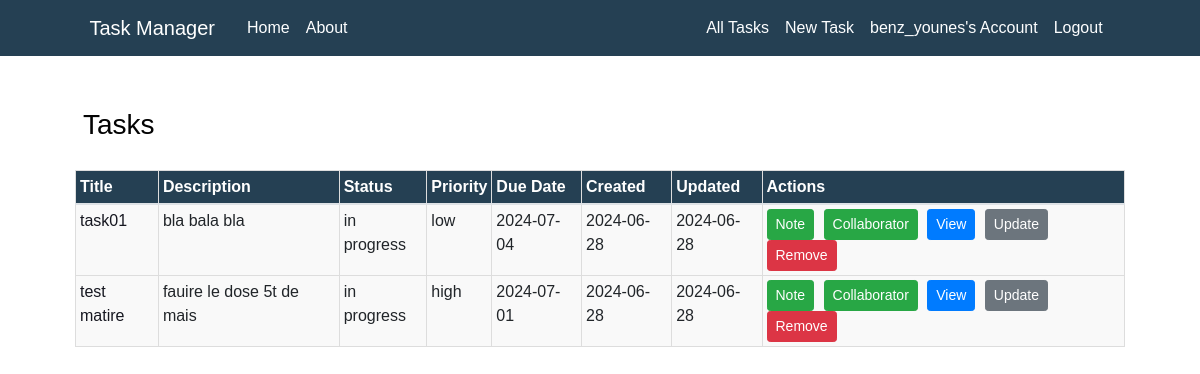
The page /tasks (signed in) on the database its author committed.
### TaskManager/models.py (models this page shows, shortened)
class User(db.Model, UserMixin):
    id = db.Column(db.Integer, primary_key=True)
    username = db.Column(db.String(50), unique=True, nullable=False)
    email = db.Column(db.String(100), unique=True, nullable=False)
    password = db.Column(db.String(255), nullable=False)
    date_joined = db.Column(db.DateTime, default=datetime.now)
    last_login = db.Column(db.DateTime, default=datetime.now)
    tasks = db.relationship('Task', backref='user', lazy=True)
    task_collaborators = db.relationship('TaskCollaborator', backref='user', lazy=True)

class Task(db.Model):
    id = db.Column(db.Integer, primary_key=True)
    user_id = db.Column(db.Integer, db.ForeignKey('user.id'), nullable=False)
    title = db.Column(db.String(255), nullable=False)
    description = db.Column(db.Text)
    status = db.Column(db.Enum('in progress', 'completed', 'pending'), default='in progress')
    priority = db.Column(db.Enum('low', 'medium', 'high'), default='medium')
    due_date = db.Column(db.DateTime, default=datetime.utcnow)
    created_at = db.Column(db.DateTime, default=datetime.utcnow)
    updated_at = db.Column(db.DateTime, default=datetime.utcnow, onupdate=datetime.utcnow)
    notes = db.relationship(
        'Note', backref='task', lazy=True, cascade='all, delete-orphan')
    task_collaborators = db.relationship(
        'TaskCollaborator', backref='task', lazy=True, cascade='all, delete-orphan')

### TaskManager/routes.py (the view)
@app.route("/tasks")
@login_required
def all_tasks():
    tasks = current_user.tasks
    return render_template('all_tasks.html', tasks=tasks)

### TaskManager/models.py (called while the page is built)
@login_manager.user_loader
def load_user(user_id):
    return User.query.get(int(user_id))

### TaskManager/templates/all_tasks.html (shortened to what this page needs)
{% extends "layout.html" %}
{% import 'macros.html' as macros %}
{% block content %}
    <h3 class="content-section">Tasks</h3>
    <table class="table table-bordered">
        <thead class="bg-steel">
            <tr>
                <th>Title</th>
                <th>Description</th>
                <th>Status</th>
                <th>Priority</th>
                <th>Due Date</th>
                <th>Created</th>
                <th>Updated</th>
                <th>Actions</th>
            </tr>
        </thead>
        <tbody>
            {% for task in tasks %}
                <tr>
                    <td class="article-title">{{ task.title }}</td>
                    <td class="article-content">{{ task.description }}</td>
                    <td>{{ task.status }}</td>
                    <td>{{ task.priority }}</td>
                    <td>{{ task.due_date.strftime('%Y-%m-%d') }}</td>
                    <td>{{ task.created_at.strftime('%Y-%m-%d') }}</td>
                    <td>{{ task.updated_at.strftime('%Y-%m-%d') }}</td>
                    <td class="table-actions">
                        <a href="{{ url_for('new_note', task_id=task.id) }}" class="btn btn-success btn-sm">
                             Note
                        </a>
                        <a href="{{ url_for('new_collaborator', task_id=task.id) }}" class="btn btn-success btn-sm">
                             Collaborator
                        </a>
                        <a href="{{ url_for('task', task_id=task.id) }}" class="btn btn-primary btn-sm">View</a>
                        <a href="{{ url_for('update_task', task_id=task.id) }}" class="btn btn-secondary btn-sm">Update</a>
                        <button type="button" class="btn btn-danger btn-sm" data-toggle="modal" data-target="#deleteModal{{ task.id }}">
                            Remove
                        </button>
                    </td>
                </tr>
            {% endfor %}
        </tbody>
    </table>
{% endblock content %}

### TaskManager/templates/layout.html (shortened to what this page needs)
<!DOCTYPE html>
<html>
<head>
    <link rel="stylesheet" href="https://maxcdn.bootstrapcdn.com/bootstrap/4.0.0/css/bootstrap.min.css">
    <link rel="stylesheet" type="text/css" href="{{ url_for('static', filename='main.css') }}">
</head>
<body>
    <header class="site-header">
      <nav class="navbar navbar-expand-md navbar-dark bg-steel fixed-top">
        <div class="container">
          <a class="navbar-brand mr-4" href="/">Task Manager</a>
          <div class="collapse navbar-collapse" id="navbarToggle">
            <div class="navbar-nav mr-auto">
              <a class="nav-item nav-link" href="{{ url_for('home') }}">Home</a>
              <a class="nav-item nav-link" href="{{ url_for('about') }}">About</a>
            </div>
            <div class="navbar-nav">
              {% if current_user.is_authenticated %}
                <a class="nav-item nav-link" href="{{ url_for('all_tasks') }}"> All Tasks </a>
                <a class="nav-item nav-link" href="{{ url_for('new_task') }}">New Task</a>
                <a class="nav-item nav-link" href="{{ url_for('account') }}">{{ current_user.username }}'s Account</a>
                <a class="nav-item nav-link" href="{{ url_for('logout') }}">Logout</a>
              {% else %}
                <a class="nav-item nav-link" href="{{ url_for('login') }}">Login</a>
                <a class="nav-item nav-link" href="{{ url_for('register') }}">Register</a>
              {% endif %}
            </div>
          </div>
        </div>
      </nav>
    </header>
    <main role="main" class="container">
      <div class="row">
        <div class="col-md-12">
          {% block content %}{% endblock %}
        </div>
      </div>
    </main>
  </body>
</html>

### TaskManager/static/main.css (style rules this page uses)
body { width: 100%; height: 100vh; font-family: Arial, sans-serif; background-image: url('my-main.jpg'); background-position: center; background-size: cover; position: relative; margin-top: 5rem; }
h1, h2, h3, h4, h5, h6 { color: #030303; }
.bg-steel { background-color: #254053; color: #ffffff; }
.table { width: 100%; margin: 20px 0; border-collapse:collapse; }
.table th, .table td { border: 1px solid #dddddd; padding: 4px; text-align: left; }
.table th { background-color: #254053; color: #ffffff; }
.table td { background-color: #f9f9f9; }
.table-actions a { margin-right: 5px; }
.container { width: 90%; max-width: 1200px; margin: 0 auto; }
.content-section { background: #ffffff; padding: 8px; border-radius: 2px; margin-top: 20px; }
.article-title { color: #161720; }
.article-content { white-space: pre-line; }
.site-header .navbar-nav .nav-link { color: #fdfeff; }

### rows shown on the page
User: username "benz_younes"
Task: title "task01", description "bla bala bla", status "in progress", priority "low", due_date "2024-07-04", created_at "2024-06-28", updated_at "2024-06-28"
Task: title "test matire", description "fauire le dose 5t de mais", status "in progress", priority "high", due_date "2024-07-01", created_at "2024-06-28", updated_at "2024-06-28"
